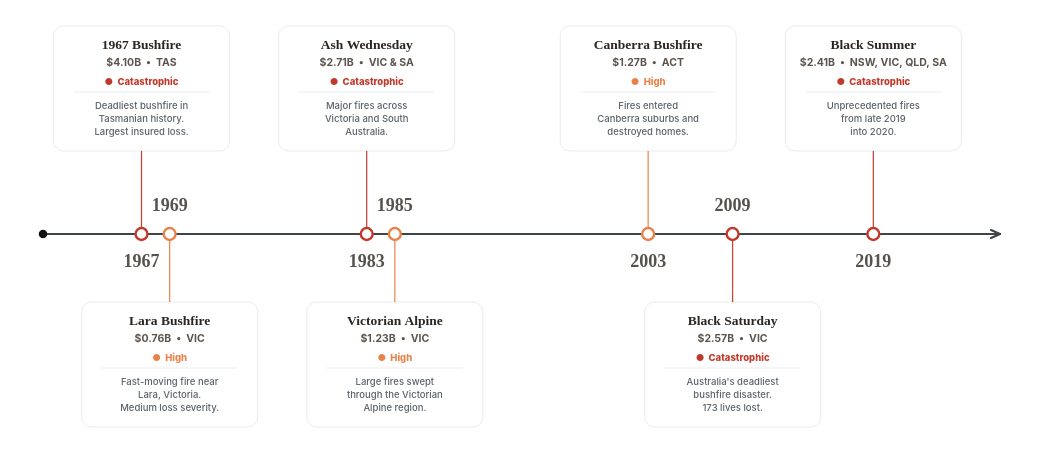

Specify this chart in Vega-Lite:
### Vega specification from a JSON file in a GitHub repository (floating-point values rounded to 4 significant figures)
{"$schema": "https://vega.github.io/schema/vega/v5.json", "description": "Selected historical timeline of major Australian bushfire events and normalised insured losses with severity tags and card boxes.", "width": 1040, "height": 455, "padding": {"top": 6, "bottom": 18, "left": 38, "right": 38}, "autosize": {"type": "fit", "contains": "padding", "resize": true}, "background": "#ffffff", "signals": [{"name": "hoveredYear", "value": null, "on": [{"events": "@event_hit:mouseover", "update": "datum.year"}, {"events": "@event_point_hit:mouseover", "update": "datum.year"}, {"events": "@event_hit:mouseout", "update": "null"}, {"events": "@event_point_hit:mouseout", "update": "null"}]}], "data": [{"name": "events", "values": [{"year": 1967, "name": "1967 Bushfire", "state": "TAS", "lossLabel": "$4.10B", "description": "Deadliest bushfire in\nTasmanian history.\nLargest insured loss.", "tooltipDescription": "Deadliest bushfire in Tasmanian history. Largest normalised insured loss.", "side": "top", "severity": "Catastrophic", "severityColor": "#c0392b", "color": "#c0392b"}, {"year": 1969, "name": "Lara Bushfire", "state": "VIC", "lossLabel": "$0.76B", "description": "Fast-moving fire near\nLara, Victoria.\nMedium loss severity.", "tooltipDescription": "Fast-moving fire near Lara, Victoria. Medium loss severity.", "side": "bottom", "severity": "High", "severityColor": "#e8824a", "color": "#e8824a"}, {"year": 1983, "name": "Ash Wednesday", "state": "VIC & SA", "lossLabel": "$2.71B", "description": "Major fires across\nVictoria and South\nAustralia.", "tooltipDescription": "Major fires across Victoria and South Australia.", "side": "top", "severity": "Catastrophic", "severityColor": "#c0392b", "color": "#c0392b"}, {"year": 1985, "name": "Victorian Alpine", "state": "VIC", "lossLabel": "$1.23B", "description": "Large fires swept\nthrough the Victorian\nAlpine region.", "tooltipDescription": "Large fires swept through the Victorian Alpine region.", "side": "bottom", "severity": "High", "severityColor": "#e8824a", "color": "#e8824a"}, {"year": 2003, "name": "Canberra Bushfire", "state": "ACT", "lossLabel": "$1.27B", "description": "Fires entered\nCanberra suburbs and\ndestroyed homes.", "tooltipDescription": "Fires entered Canberra suburbs and destroyed homes.", "side": "top", "severity": "High", "severityColor": "#e8824a", "color": "#e8824a"}, {"year": 2009, "name": "Black Saturday", "state": "VIC", "lossLabel": "$2.57B", "description": "Australia's deadliest\nbushfire disaster.\n173 lives lost.", "tooltipDescription": "Australia's deadliest bushfire disaster. 173 lives lost.", "side": "bottom", "severity": "Catastrophic", "severityColor": "#c0392b", "color": "#c0392b"}, {"year": 2019, "name": "Black Summer", "state": "NSW, VIC, QLD, SA", "lossLabel": "$2.41B", "description": "Unprecedented fires\nfrom late 2019\ninto 2020.", "tooltipDescription": "Unprecedented fires from late 2019 into 2020.", "side": "top", "severity": "Catastrophic", "severityColor": "#c0392b", "color": "#c0392b"}]}], "scales": [{"name": "x", "type": "linear", "domain": [1960, 2028], "range": "width", "zero": false, "nice": false}], "marks": [{"type": "rule", "encode": {"enter": {"x": {"value": 0}, "x2": {"signal": "width"}, "y": {"value": 228}, "stroke": {"value": "#3f4448"}, "strokeWidth": {"value": 2.2}, "strokeCap": {"value": "round"}}}}, {"type": "symbol", "encode": {"enter": {"x": {"value": 0}, "y": {"value": 228}, "shape": {"value": "circle"}, "size": {"value": 72}, "fill": {"value": "#111111"}}}}, {"type": "rule", "encode": {"enter": {"x": {"signal": "width"}, "x2": {"signal": "width - 9"}, "y": {"value": 228}, "y2": {"value": 224}, "stroke": {"value": "#3f4448"}, "strokeWidth": {"value": 2.1}, "strokeCap": {"value": "round"}}}}, {"type": "rule", "encode": {"enter": {"x": {"signal": "width"}, "x2": {"signal": "width - 9"}, "y": {"value": 228}, "y2": {"value": 232}, "stroke": {"value": "#3f4448"}, "strokeWidth": {"value": 2.1}, "strokeCap": {"value": "round"}}}}, {"type": "rule", "from": {"data": "events"}, "encode": {"enter": {"x": {"scale": "x", "field": "year"}, "y": {"value": 228}, "y2": {"signal": "datum.side === 'top' ? 145 : 296"}, "strokeWidth": {"value": 1.25}, "strokeCap": {"value": "round"}}, "update": {"stroke": {"field": "color"}, "opacity": {"signal": "hoveredYear === null || hoveredYear === datum.year ? 0.95 : 0.24"}}}}, {"type": "symbol", "from": {"data": "events"}, "encode": {"enter": {"x": {"scale": "x", "field": "year"}, "y": {"value": 228}, "shape": {"value": "circle"}, "fill": {"value": "#ffffff"}, "strokeWidth": {"value": 2.4}}, "update": {"size": {"signal": "hoveredYear === datum.year ? 190 : 142"}, "stroke": {"field": "color"}, "opacity": {"signal": "hoveredYear === null || hoveredYear === datum.year ? 1 : 0.36"}}}}, {"name": "card_box", "type": "rect", "from": {"data": "events"}, "encode": {"enter": {"x": {"scale": "x", "field": "year", "offset": -88}, "y": {"signal": "datum.side === 'top' ? 20 : 296"}, "width": {"value": 176}, "height": {"value": 125}, "cornerRadius": {"value": 10}, "fill": {"value": "#ffffff"}, "shadowColor": {"value": "rgba(43, 38, 33, 0.05)"}, "shadowBlur": {"value": 10}, "shadowOffsetX": {"value": 0}, "shadowOffsetY": {"value": 4}}, "update": {"stroke": {"signal": "hoveredYear === datum.year ? datum.severityColor : 'rgba(43, 38, 33, 0.09)'"}, "strokeWidth": {"signal": "hoveredYear === datum.year ? 1.75 : 1"}, "opacity": {"signal": "hoveredYear === null || hoveredYear === datum.year ? 1 : 0.36"}}}}, {"type": "text", "from": {"data": "events"}, "encode": {"enter": {"x": {"scale": "x", "field": "year"}, "y": {"signal": "datum.side === 'top' ? 256 : 200"}, "text": {"signal": "datum.year + ''"}, "align": {"value": "center"}, "baseline": {"value": "middle"}, "font": {"value": "Outfit"}, "fontSize": {"value": 18}, "fontWeight": {"value": 800}}, "update": {"fill": {"signal": "hoveredYear === datum.year ? datum.color : '#453f3a'"}, "opacity": {"signal": "hoveredYear === datum.year ? 1.0 : 0.9"}}}}, {"type": "text", "from": {"data": "events"}, "encode": {"enter": {"x": {"scale": "x", "field": "year"}, "y": {"signal": "datum.side === 'top' ? 32 : 308"}, "text": {"field": "name"}, "align": {"value": "center"}, "baseline": {"value": "top"}, "font": {"value": "Outfit"}, "fontSize": {"value": 13.5}, "fontWeight": {"value": 800}, "fill": {"value": "#2b2621"}, "limit": {"value": 166}}, "update": {"opacity": {"signal": "hoveredYear === null || hoveredYear === datum.year ? 1 : 0.36"}}}}, {"type": "text", "from": {"data": "events"}, "encode": {"enter": {"x": {"scale": "x", "field": "year"}, "y": {"signal": "datum.side === 'top' ? 52 : 328"}, "text": {"signal": "datum.lossLabel + '  •  ' + datum.state"}, "align": {"value": "center"}, "baseline": {"value": "top"}, "font": {"value": "Inter"}, "fontSize": {"value": 10.5}, "fontWeight": {"value": 700}, "limit": {"value": 166}}, "update": {"fill": {"value": "#5c544d"}, "opacity": {"signal": "hoveredYear === null || hoveredYear === datum.year ? 1 : 0.36"}}}}, {"type": "text", "from": {"data": "events"}, "encode": {"enter": {"x": {"scale": "x", "field": "year"}, "y": {"signal": "datum.side === 'top' ? 71 : 347"}, "text": {"signal": "'●  ' + datum.severity"}, "align": {"value": "center"}, "baseline": {"value": "top"}, "font": {"value": "Inter"}, "fontSize": {"value": 9.5}, "fontWeight": {"value": 800}, "limit": {"value": 166}}, "update": {"fill": {"field": "severityColor"}, "opacity": {"signal": "hoveredYear === null || hoveredYear === datum.year ? 1 : 0.36"}}}}, {"type": "rule", "from": {"data": "events"}, "encode": {"enter": {"x": {"scale": "x", "field": "year", "offset": -68}, "x2": {"scale": "x", "field": "year", "offset": 68}, "y": {"signal": "datum.side === 'top' ? 86 : 362"}, "stroke": {"value": "#e2e8f0"}, "strokeWidth": {"value": 0.75}}, "update": {"opacity": {"signal": "hoveredYear === null || hoveredYear === datum.year ? 1 : 0.36"}}}}, {"type": "text", "from": {"data": "events"}, "encode": {"enter": {"x": {"scale": "x", "field": "year"}, "y": {"signal": "datum.side === 'top' ? 95 : 371"}, "text": {"field": "description"}, "align": {"value": "center"}, "baseline": {"value": "top"}, "font": {"value": "Inter"}, "fontSize": {"value": 9.5}, "fontWeight": {"value": 500}, "fill": {"value": "#5a626a"}, "lineBreak": {"value": "\n"}, "lineHeight": {"value": 13}, "limit": {"value": 166}}, "update": {"opacity": {"signal": "hoveredYear === null || hoveredYear === datum.year ? 1 : 0.36"}}}}, {"name": "event_hit", "type": "rect", "from": {"data": "events"}, "encode": {"enter": {"x": {"scale": "x", "field": "year", "offset": -88}, "y": {"signal": "datum.side === 'top' ? 20 : 296"}, "width": {"value": 176}, "height": {"value": 125}, "fill": {"value": "#ffffff"}, "fillOpacity": {"value": 0.001}, "cursor": {"value": "pointer"}, "tooltip": {"signal": "{'Event': datum.name, 'Year': datum.year, 'Normalised insured loss': datum.lossLabel, 'State': datum.state, 'Severity': datum.severity, 'Description': datum.tooltipDescription}"}}}}, {"name": "event_point_hit", "type": "symbol", "from": {"data": "events"}, "encode": {"enter": {"x": {"scale": "x", "field": "year"}, "y": {"value": 228}, "shape": {"value": "circle"}, "size": {"value": 760}, "fill": {"value": "#ffffff"}, "fillOpacity": {"value": 0.001}, "strokeOpacity": {"value": 0}, "cursor": {"value": "pointer"}, "tooltip": {"signal": "{'Event': datum.name, 'Year': datum.year, 'Normalised insured loss': datum.lossLabel, 'State': datum.state, 'Severity': datum.severity, 'Description': datum.tooltipDescription}"}}}}]}
